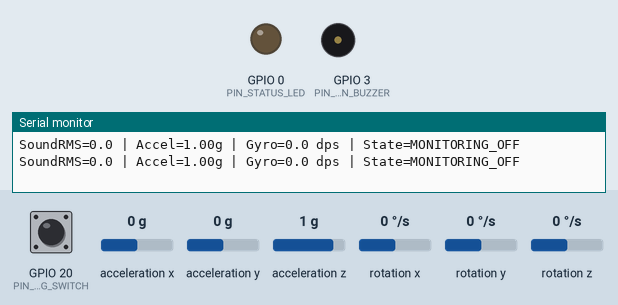
Simulated run of this program. Board: ESP32-C3. On the bench: output pins drawn as LEDs (lit = HIGH), buzzer (waves = sounding, pin HIGH), the last lines printed to the serial monitor. Wiring (inferred from the names in the program): MPU-6050 motion sensor at I2C address 0x68. The inputs (shaded band) are chosen by the test bench; at power-on: GPIO 20 (PIN_MONITORING_SWITCH) HIGH, acceleration x 0 g, acceleration y 0 g, acceleration z 1 g, rotation x 0 °/s, rotation y 0 °/s, rotation z 0 °/s. WiFi joins after 1.5 s; servers stay silent unless stated; I2S audio is not simulated (input reads silence).

Above: at 1.2 s.
1.3 s: GPIO 20 (PIN_MONITORING_SWITCH) pulled LOW for 1 s
At 2.1 s:
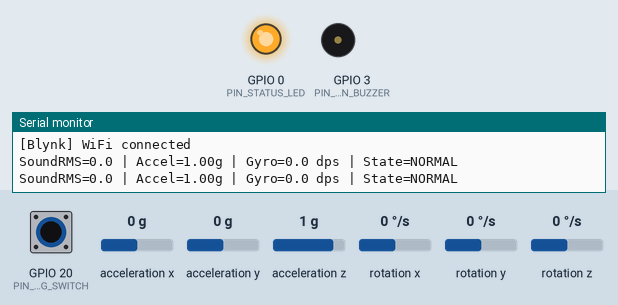
3.8 s: GPIO 20 (PIN_MONITORING_SWITCH) pulled LOW for 3.2 s
At 8.1 s:
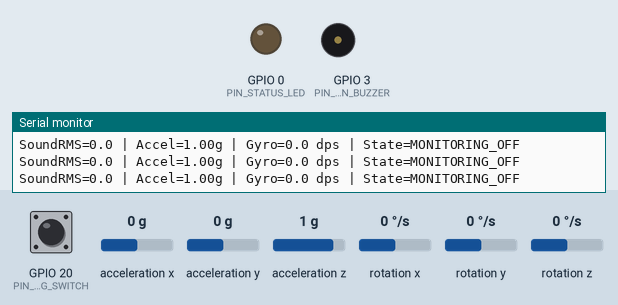
Timing chart, 0 to 9.6 s (numbered marks = the images above; inputs shaded):
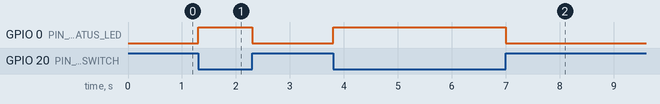

The program:

main.cpp
```cpp
#include <Arduino.h>

#include "alerts.h"
#include "audio_sensor.h"
#include "blynk_service.h"
#include "config.h"
#include "motion_sensor.h"

namespace {
bool audioReady = false;
bool motionReady = false;
float soundRms = 0.0f;
MotionReading motion = {};
uint32_t lastSensorReadMs = 0;
uint32_t lastStatusPrintMs = 0;

AlertState determineState(bool monitoringEnabled, bool soundAlert, bool motionAlert) {
  if (!monitoringEnabled) return AlertState::MONITORING_OFF;
  if (soundAlert && motionAlert) return AlertState::COMBINED_ALERT;
  if (soundAlert) return AlertState::SOUND_ALERT;
  if (motionAlert) return AlertState::MOTION_ALERT;
  return AlertState::NORMAL;
}
}

void setup() {
  Serial.begin(115200);
  pinMode(PIN_MONITORING_SWITCH, INPUT_PULLUP);
  initializeAlerts();
  audioReady = initializeAudioSensor();
  motionReady = initializeMotionSensor();
  initializeBlynkService();

  Serial.println();
  Serial.println("work_sumai V2 real-hardware architecture");
  Serial.printf("INMP441 I2S: %s\n", audioReady ? "READY" : "ERROR");
  Serial.printf("MPU6050: %s\n", motionReady ? "READY" : "ERROR");
  Serial.println("SOUND_RMS_THRESHOLD is a placeholder and requires real-microphone calibration.");
}

void loop() {
  const uint32_t nowMs = millis();
  const bool monitoringEnabled = digitalRead(PIN_MONITORING_SWITCH) == LOW;

  if (nowMs - lastSensorReadMs >= SENSOR_INTERVAL_MS) {
    soundRms = audioReady ? getSoundLevel() : 0.0f;
    motion = motionReady ? readMotionSensor() : MotionReading{};
    lastSensorReadMs = nowMs;
  }

  const bool soundAlert = audioReady && soundRms >= SOUND_RMS_THRESHOLD;
  const bool motionAlert = motionReady && isMotionAlert(motion);
  const AlertState state = determineState(monitoringEnabled, soundAlert, motionAlert);

  updateLocalAlerts(state, nowMs);
  serviceBlynk(state, soundRms, motion.accelMagnitude, motion.gyroMagnitude, monitoringEnabled, nowMs);

  if (nowMs - lastStatusPrintMs >= STATUS_INTERVAL_MS) {
    Serial.printf("SoundRMS=%.1f | Accel=%.2fg | Gyro=%.1f dps | State=%s\n",
                  soundRms, motion.accelMagnitude, motion.gyroMagnitude, alertStateName(state));
    lastStatusPrintMs = nowMs;
  }

  delay(5);
}
```

secrets.example.h
```cpp
#pragma once

#define WIFI_SSID "YOUR_WIFI_SSID"
#define WIFI_PASSWORD "YOUR_WIFI_PASSWORD"
#define BLYNK_TEMPLATE_ID "YOUR_TEMPLATE_ID"
#define BLYNK_TEMPLATE_NAME "work_sumai V2"
#define BLYNK_AUTH_TOKEN "YOUR_DEVICE_AUTH_TOKEN"
```

alerts.cpp
```cpp
#include "alerts.h"

#include "config.h"

namespace {
int activeBuzzerPin = -1;
uint32_t activeFrequency = 0;

void stopBuzzers() {
  if (activeBuzzerPin >= 0) {
    ledcWriteTone(BUZZER_LEDC_CHANNEL, 0);
    ledcDetachPin(activeBuzzerPin);
    digitalWrite(activeBuzzerPin, LOW);
    activeBuzzerPin = -1;
    activeFrequency = 0;
  }
}

void setBuzzer(int pin, uint32_t frequency) {
  if (activeBuzzerPin == pin && activeFrequency == frequency) return;
  stopBuzzers();
  ledcWriteTone(BUZZER_LEDC_CHANNEL, frequency);
  ledcAttachPin(pin, BUZZER_LEDC_CHANNEL);
  activeBuzzerPin = pin;
  activeFrequency = frequency;
}
}

void initializeAlerts() {
  pinMode(PIN_STATUS_LED, OUTPUT);
  pinMode(PIN_SOUND_BUZZER, OUTPUT);
  pinMode(PIN_MOTION_BUZZER, OUTPUT);
  digitalWrite(PIN_STATUS_LED, LOW);
  digitalWrite(PIN_SOUND_BUZZER, LOW);
  digitalWrite(PIN_MOTION_BUZZER, LOW);

  ledcSetup(BUZZER_LEDC_CHANNEL, SOUND_BUZZER_FREQUENCY_HZ, BUZZER_LEDC_RESOLUTION_BITS);
  ledcAttachPin(PIN_SOUND_BUZZER, BUZZER_LEDC_CHANNEL);
  ledcWrite(BUZZER_LEDC_CHANNEL, 0);
  ledcDetachPin(PIN_SOUND_BUZZER);
}

void updateLocalAlerts(AlertState state, uint32_t nowMs) {
  if (state == AlertState::MONITORING_OFF) {
    digitalWrite(PIN_STATUS_LED, LOW);
    stopBuzzers();
    return;
  }

  if (state == AlertState::NORMAL) {
    digitalWrite(PIN_STATUS_LED, HIGH);
    stopBuzzers();
    return;
  }

  digitalWrite(PIN_STATUS_LED, ((nowMs / 200) % 2) ? HIGH : LOW);
  if (state == AlertState::SOUND_ALERT) {
    setBuzzer(PIN_SOUND_BUZZER, SOUND_BUZZER_FREQUENCY_HZ);
  } else if (state == AlertState::MOTION_ALERT) {
    setBuzzer(PIN_MOTION_BUZZER, MOTION_BUZZER_FREQUENCY_HZ);
  } else if ((nowMs / 250) % 2 == 0) {
    setBuzzer(PIN_SOUND_BUZZER, SOUND_BUZZER_FREQUENCY_HZ);
  } else {
    setBuzzer(PIN_MOTION_BUZZER, MOTION_BUZZER_FREQUENCY_HZ);
  }
}

const char* alertStateName(AlertState state) {
  switch (state) {
    case AlertState::MONITORING_OFF: return "MONITORING_OFF";
    case AlertState::NORMAL: return "NORMAL";
    case AlertState::SOUND_ALERT: return "SOUND_ALERT";
    case AlertState::MOTION_ALERT: return "MOTION_ALERT";
    case AlertState::COMBINED_ALERT: return "COMBINED_ALERT";
  }
  return "UNKNOWN";
}
const char* alertStateBlynkValue(AlertState state) {
  switch (state) {
    case AlertState::MONITORING_OFF: return "MONITORING_OFF";
    case AlertState::NORMAL: return "NORMAL";
    case AlertState::SOUND_ALERT: return "SOUND_ALERT";
    case AlertState::MOTION_ALERT: return "MOTION_ALERT";
    case AlertState::COMBINED_ALERT: return "COMBINED_ALERT";
  }
  return "UNKNOWN";
}
```

alerts.h
```cpp
#pragma once

#include <Arduino.h>

enum class AlertState : uint8_t {
  MONITORING_OFF,
  NORMAL,
  SOUND_ALERT,
  MOTION_ALERT,
  COMBINED_ALERT
};

void initializeAlerts();
void updateLocalAlerts(AlertState state, uint32_t nowMs);
const char* alertStateName(AlertState state);
const char* alertStateBlynkValue(AlertState state);
```

audio_sensor.cpp
```cpp
#include "audio_sensor.h"

#include <Arduino.h>
#include <driver/i2s.h>
#include <math.h>

#include "config.h"

namespace {
constexpr i2s_port_t I2S_PORT = I2S_NUM_0;
int32_t samples[I2S_SAMPLE_BLOCK_SIZE];
bool initialized = false;
}

bool initializeAudioSensor() {
  i2s_config_t i2sConfig = {};
  i2sConfig.mode = static_cast<i2s_mode_t>(I2S_MODE_MASTER | I2S_MODE_RX);
  i2sConfig.sample_rate = I2S_SAMPLE_RATE;
  i2sConfig.bits_per_sample = I2S_BITS_PER_SAMPLE_32BIT;
  i2sConfig.channel_format = I2S_CHANNEL_FMT_ONLY_LEFT;
  i2sConfig.communication_format = I2S_COMM_FORMAT_STAND_I2S;
  i2sConfig.intr_alloc_flags = ESP_INTR_FLAG_LEVEL1;
  i2sConfig.dma_buf_count = 4;
  i2sConfig.dma_buf_len = I2S_SAMPLE_BLOCK_SIZE;
  i2sConfig.use_apll = false;
  i2sConfig.tx_desc_auto_clear = false;
  i2sConfig.fixed_mclk = 0;

  i2s_pin_config_t pinConfig = {};
  pinConfig.mck_io_num = I2S_PIN_NO_CHANGE;
  pinConfig.bck_io_num = PIN_I2S_BCLK;
  pinConfig.ws_io_num = PIN_I2S_WS;
  pinConfig.data_out_num = I2S_PIN_NO_CHANGE;
  pinConfig.data_in_num = PIN_I2S_SD;

  if (i2s_driver_install(I2S_PORT, &i2sConfig, 0, nullptr) != ESP_OK) return false;
  if (i2s_set_pin(I2S_PORT, &pinConfig) != ESP_OK) {
    i2s_driver_uninstall(I2S_PORT);
    return false;
  }

  i2s_zero_dma_buffer(I2S_PORT);
  initialized = true;
  return true;
}

float getSoundLevel() {
  if (!initialized) return 0.0f;

  size_t bytesRead = 0;
  if (i2s_read(I2S_PORT, samples, sizeof(samples), &bytesRead, pdMS_TO_TICKS(25)) != ESP_OK) return 0.0f;

  const size_t sampleCount = bytesRead / sizeof(samples[0]);
  if (sampleCount == 0) return 0.0f;

  double mean = 0.0;
  for (size_t i = 0; i < sampleCount; ++i) mean += static_cast<double>(samples[i] >> 8);
  mean /= sampleCount;

  double sumSquares = 0.0;
  for (size_t i = 0; i < sampleCount; ++i) {
    const double centered = static_cast<double>(samples[i] >> 8) - mean;
    sumSquares += centered * centered;
  }

  return static_cast<float>(sqrt(sumSquares / sampleCount));
}
```

audio_sensor.h
```cpp
#pragma once

bool initializeAudioSensor();
float getSoundLevel();
```

blynk_service.cpp
```cpp
#include "secrets.h"

#include <Arduino.h>
#include <WiFi.h>
#include <BlynkSimpleEsp32.h>

#include "blynk_service.h"
#include "config.h"

namespace {
AlertState previousState = AlertState::MONITORING_OFF;
uint32_t lastTelemetryMs = 0;
uint32_t lastWifiAttemptMs = 0;
uint32_t lastBlynkAttemptMs = 0;
uint32_t blynkAttemptStartedMs = 0;
uint32_t lastSoundEventMs = 0;
uint32_t lastMotionEventMs = 0;
uint32_t lastCombinedEventMs = 0;
bool wifiWasConnected = false;
bool blynkWasConnected = false;
bool blynkAttemptInProgress = false;
bool pendingSoundEvent = false;
bool pendingMotionEvent = false;
bool pendingCombinedEvent = false;
bool alertIncidentActive = false;
bool combinedOccurredInIncident = false;
bool soundQueuedInIncident = false;
bool motionQueuedInIncident = false;

bool cooldownExpired(uint32_t nowMs, uint32_t lastEventMs) {
  return lastEventMs == 0 || nowMs - lastEventMs >= BLYNK_EVENT_COOLDOWN_MS;
}

void handleAlertTransition(AlertState state, uint32_t nowMs) {
  if (state == previousState) return;

  if (state == AlertState::NORMAL || state == AlertState::MONITORING_OFF) {
    alertIncidentActive = false;
    combinedOccurredInIncident = false;
    soundQueuedInIncident = false;
    motionQueuedInIncident = false;
    return;
  }

  if (!alertIncidentActive) {
    alertIncidentActive = true;
    combinedOccurredInIncident = false;
    soundQueuedInIncident = false;
    motionQueuedInIncident = false;
  }

  const bool offline = WiFi.status() != WL_CONNECTED || !Blynk.connected();

  if (state == AlertState::SOUND_ALERT) {
    if (combinedOccurredInIncident) {
      Serial.println(offline
                         ? "[Blynk] sound_alert not queued (combined pending)"
                         : "[Blynk] sound_alert suppressed (combined incident)");
    } else if (offline) {
      if (!pendingSoundEvent) {
        pendingSoundEvent = true;
        soundQueuedInIncident = true;
        Serial.println("[Blynk] sound_alert queued (offline)");
      }
    } else if (cooldownExpired(nowMs, lastSoundEventMs)) {
      Blynk.logEvent("sound_alert", "Sound level crossed the configured RMS threshold");
      lastSoundEventMs = nowMs;
      Serial.println("[Blynk] sound_alert sent");
    }
  } else if (state == AlertState::MOTION_ALERT) {
    if (combinedOccurredInIncident) {
      Serial.println(offline
                         ? "[Blynk] movement_alert not queued (combined pending)"
                         : "[Blynk] movement_alert suppressed (combined incident)");
    } else if (offline) {
      if (!pendingMotionEvent) {
        pendingMotionEvent = true;
        motionQueuedInIncident = true;
        Serial.println("[Blynk] movement_alert queued (offline)");
      }
    } else if (cooldownExpired(nowMs, lastMotionEventMs)) {
      Blynk.logEvent("movement_alert", "Movement crossed the configured prototype threshold");
      lastMotionEventMs = nowMs;
      Serial.println("[Blynk] movement_alert sent");
    }
  } else if (state == AlertState::COMBINED_ALERT) {
    combinedOccurredInIncident = true;
    if (offline) {
      if (soundQueuedInIncident && pendingSoundEvent) {
        pendingSoundEvent = false;
        soundQueuedInIncident = false;
        Serial.println("[Blynk] sound_alert superseded by combined_alert");
      }
      if (motionQueuedInIncident && pendingMotionEvent) {
        pendingMotionEvent = false;
        motionQueuedInIncident = false;
        Serial.println("[Blynk] movement_alert superseded by combined_alert");
      }
      if (!pendingCombinedEvent) {
        pendingCombinedEvent = true;
        Serial.println("[Blynk] combined_alert queued (offline)");
      }
    } else if (cooldownExpired(nowMs, lastCombinedEventMs)) {
      Blynk.logEvent("combined_alert", "Sound and movement alerts are active together");
      lastCombinedEventMs = nowMs;
      Serial.println("[Blynk] combined_alert sent");
    }
  }
}

void sendPendingEvents(uint32_t nowMs) {
  if (!Blynk.connected()) return;

  if (pendingSoundEvent && cooldownExpired(nowMs, lastSoundEventMs)) {
    Blynk.logEvent("sound_alert", "Sound level crossed the configured RMS threshold");
    pendingSoundEvent = false;
    lastSoundEventMs = nowMs;
    Serial.println("[Blynk] pending sound_alert sent");
  }
  if (pendingMotionEvent && cooldownExpired(nowMs, lastMotionEventMs)) {
    Blynk.logEvent("movement_alert", "Movement crossed the configured prototype threshold");
    pendingMotionEvent = false;
    lastMotionEventMs = nowMs;
    Serial.println("[Blynk] pending movement_alert sent");
  }
  if (pendingCombinedEvent && cooldownExpired(nowMs, lastCombinedEventMs)) {
    Blynk.logEvent("combined_alert", "Sound and movement alerts are active together");
    pendingCombinedEvent = false;
    lastCombinedEventMs = nowMs;
    Serial.println("[Blynk] pending combined_alert sent");
  }
}
}

void initializeBlynkService() {
  WiFi.mode(WIFI_STA);
  Serial.println("[Blynk] WiFi connection attempt");
  WiFi.begin(WIFI_SSID, WIFI_PASSWORD);
  Blynk.config(BLYNK_AUTH_TOKEN);
}

void serviceBlynk(AlertState state, float soundRms, float accelMagnitude,
                  float gyroMagnitude, bool monitoringEnabled, uint32_t nowMs) {
  handleAlertTransition(state, nowMs);
  if (WiFi.status() != WL_CONNECTED) {
    wifiWasConnected = false;
    blynkWasConnected = false;
    blynkAttemptInProgress = false;
    if (nowMs - lastWifiAttemptMs >= WIFI_RECONNECT_INTERVAL_MS) {
      Serial.println("[Blynk] WiFi reconnect attempt");
      WiFi.begin(WIFI_SSID, WIFI_PASSWORD);
      lastWifiAttemptMs = nowMs;
    }
    previousState = state;
    return;
  }
  if (!wifiWasConnected) {
    Serial.println("[Blynk] WiFi connected");
    wifiWasConnected = true;
  }
  if (!Blynk.connected() && !blynkAttemptInProgress &&
      nowMs - lastBlynkAttemptMs >= BLYNK_RECONNECT_INTERVAL_MS) {
    Serial.println("[Blynk] reconnect attempt");
    (void)Blynk.connect(0);
    blynkAttemptInProgress = true;
    blynkAttemptStartedMs = nowMs;
    lastBlynkAttemptMs = nowMs;
  }
  if (blynkAttemptInProgress && !Blynk.connected()) {
    Blynk.run();
    if (Blynk.connected()) {
      Serial.println("[Blynk] connect result: SUCCESS");
      blynkAttemptInProgress = false;
    } else if (nowMs - blynkAttemptStartedMs >=
               BLYNK_CONNECT_SESSION_TIMEOUT_MS) {
      Serial.println("[Blynk] connect result: FAILED");
      Blynk.disconnect();
      blynkAttemptInProgress = false;
    }
  }
  if (!Blynk.connected()) {
    blynkWasConnected = false;
    previousState = state;
    return;
  }
  if (!blynkWasConnected) {
    Serial.println("[Blynk] connected");
    blynkWasConnected = true;
  }

  Blynk.run();
  sendPendingEvents(nowMs);
  if (nowMs - lastTelemetryMs >= BLYNK_TELEMETRY_INTERVAL_MS) {
    Blynk.virtualWrite(V0, soundRms);
    Blynk.virtualWrite(V1, accelMagnitude);
    Blynk.virtualWrite(V2, gyroMagnitude);
    Blynk.virtualWrite(V3, alertStateBlynkValue(state));
    Blynk.virtualWrite(V4, monitoringEnabled ? 1 : 0);
    lastTelemetryMs = nowMs;
    Serial.println("[Blynk] telemetry sent");
  }
  previousState = state;
}
```

blynk_service.h
```cpp
#pragma once

#include <Arduino.h>

#include "alerts.h"

void initializeBlynkService();
void serviceBlynk(AlertState state, float soundRms, float accelMagnitude,
                  float gyroMagnitude, bool monitoringEnabled, uint32_t nowMs);
```

motion_sensor.cpp
```cpp
#include "motion_sensor.h"

#include <Arduino.h>
#include <Wire.h>
#include <math.h>

#include "config.h"

namespace {
bool writeRegister(uint8_t reg, uint8_t value) {
  Wire.beginTransmission(MPU6050_ADDRESS);
  Wire.write(reg);
  Wire.write(value);
  return Wire.endTransmission() == 0;
}
}

bool initializeMotionSensor() {
  Wire.begin(PIN_MPU_SDA, PIN_MPU_SCL);
  Wire.beginTransmission(MPU6050_ADDRESS);
  if (Wire.endTransmission() != 0) return false;
  return writeRegister(0x6B, 0x00);
}

MotionReading readMotionSensor() {
  MotionReading reading = {};
  Wire.beginTransmission(MPU6050_ADDRESS);
  Wire.write(0x3B);
  if (Wire.endTransmission(false) != 0) return reading;

  Wire.requestFrom(MPU6050_ADDRESS, static_cast<uint8_t>(14));
  if (Wire.available() < 14) return reading;

  const int16_t rawAX = (Wire.read() << 8) | Wire.read();
  const int16_t rawAY = (Wire.read() << 8) | Wire.read();
  const int16_t rawAZ = (Wire.read() << 8) | Wire.read();
  Wire.read();
  Wire.read();
  const int16_t rawGX = (Wire.read() << 8) | Wire.read();
  const int16_t rawGY = (Wire.read() << 8) | Wire.read();
  const int16_t rawGZ = (Wire.read() << 8) | Wire.read();

  reading.accelX = rawAX / 16384.0f;
  reading.accelY = rawAY / 16384.0f;
  reading.accelZ = rawAZ / 16384.0f;
  reading.gyroX = rawGX / 131.0f;
  reading.gyroY = rawGY / 131.0f;
  reading.gyroZ = rawGZ / 131.0f;
  reading.accelMagnitude = sqrtf(reading.accelX * reading.accelX + reading.accelY * reading.accelY + reading.accelZ * reading.accelZ);
  reading.gyroMagnitude = sqrtf(reading.gyroX * reading.gyroX + reading.gyroY * reading.gyroY + reading.gyroZ * reading.gyroZ);
  reading.valid = true;
  return reading;
}

bool isMotionAlert(const MotionReading& reading) {
  if (!reading.valid) return false;
  return fabsf(reading.accelMagnitude - 1.0f) > ACCEL_DEVIATION_THRESHOLD_G ||
         reading.gyroMagnitude > GYRO_THRESHOLD_DPS;
}
```

motion_sensor.h
```cpp
#pragma once

struct MotionReading {
  float accelX;
  float accelY;
  float accelZ;
  float gyroX;
  float gyroY;
  float gyroZ;
  float accelMagnitude;
  float gyroMagnitude;
  bool valid;
};

bool initializeMotionSensor();
MotionReading readMotionSensor();
bool isMotionAlert(const MotionReading& reading);
```

config.h
```cpp
#pragma once

#include <Arduino.h>

constexpr uint8_t MPU6050_ADDRESS = 0x68;

constexpr int PIN_MPU_SDA = 4;
constexpr int PIN_MPU_SCL = 5;

constexpr int PIN_I2S_BCLK = 6;
constexpr int PIN_I2S_WS = 7;
constexpr int PIN_I2S_SD = 10;

constexpr int PIN_STATUS_LED = 0;
constexpr int PIN_SOUND_BUZZER = 1;
constexpr int PIN_MOTION_BUZZER = 3;
constexpr int PIN_MONITORING_SWITCH = 20;

constexpr uint32_t I2S_SAMPLE_RATE = 16000;
constexpr size_t I2S_SAMPLE_BLOCK_SIZE = 256;

// Placeholder only: calibrate this value with the actual INMP441 and enclosure.
constexpr float SOUND_RMS_THRESHOLD = 5000.0f;
constexpr float ACCEL_DEVIATION_THRESHOLD_G = 0.25f;
constexpr float GYRO_THRESHOLD_DPS = 35.0f;

constexpr uint8_t BUZZER_LEDC_CHANNEL = 0;
constexpr uint8_t BUZZER_LEDC_RESOLUTION_BITS = 10;
constexpr uint32_t SOUND_BUZZER_FREQUENCY_HZ = 1500;
constexpr uint32_t MOTION_BUZZER_FREQUENCY_HZ = 2200;

constexpr uint32_t SENSOR_INTERVAL_MS = 100;
constexpr uint32_t STATUS_INTERVAL_MS = 500;
constexpr uint32_t BLYNK_TELEMETRY_INTERVAL_MS = 1000;
constexpr uint32_t BLYNK_RECONNECT_INTERVAL_MS = 10000;
constexpr uint32_t BLYNK_CONNECT_SESSION_TIMEOUT_MS = 6000;
constexpr uint32_t WIFI_RECONNECT_INTERVAL_MS = 15000;
constexpr uint32_t BLYNK_EVENT_COOLDOWN_MS = 30000;
```

Measured:
- after the input at 1.3 s, GPIO 0 (PIN_STATUS_LED): LOW → HIGH at once, → LOW 1.0 s later
- after the input at 3.8 s, GPIO 0 (PIN_STATUS_LED): LOW → HIGH at once, → LOW 3.2 s later
